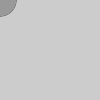
Frame 1 (no input)
Frame 60 (the mouse pressed at the canvas centre just before this capture): identical to frame 1, image omitted
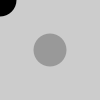
Frame 120 (the mouse held since frame 60 and released just before this capture)

The Processing sketch that drew these frames (run headless with seeded random() and noise(); from frame 60 on, the mouse is pressed at the canvas centre):

// Processing sketch: Exercise_26_1
// ── Exercise_26_1.pde
//1. Animate a shape to react when the mouse is pressed and when it is released.

int dragX, dragY, moveX, moveY;

void setup() {
size(100, 100);
smooth();
noStroke();
}
void draw() {
background(204);
fill(0);
ellipse(dragX, dragY, 33, 33); // Black circle
fill(153);
ellipse(moveX, moveY, 33, 33); // Gray circle
}
void mousePressed() { // Move gray circle
moveX = mouseX;
moveY = mouseY;
}
void mouseReleased() { // Move black circle
dragX = mouseX;
dragY = mouseY;
}
